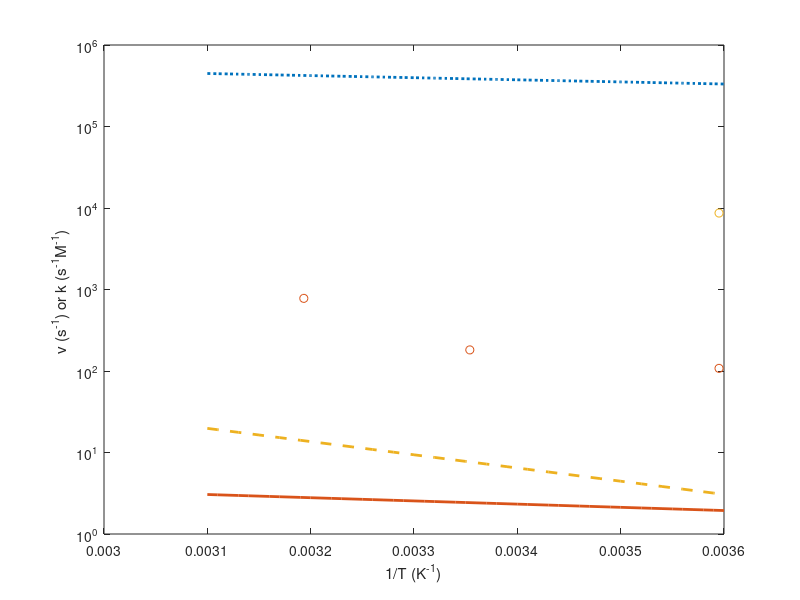

This chart was generated by the following MATLAB code: (Note: this script raises an error after producing the figure.)
clear
%kA
kA_xdata = ...
 [1/278.15	1/298.15	1/313.15];
kA_ydata = ...
 [10^(5.525)	10^(5.5796)	10^(5.6286)];

%va
va_xdata = ...
 [1/278.15	1/298.15	1/313.15];
va_ydata = ...
[10^(0.308)	10^(0.3539)	10^(0.4611)];

%vm
vm_xdata = ...
[1/278.15	1/298.15	1/313.15];
vm_ydata = ...
 [10^(0.5953)	10^(0.8342)	10^(1.1532)];
figure 
hold on 
ka_x=[3.1e-3:0.00001:3.6e-3];
ka_y=2.824e6*exp(-594.6*ka_x);
scatter(kA_xdata,kA_ydata)
scatter(va_xdata,va_ydata)
scatter(vm_xdata,vm_ydata)

set(gca,'ColorOrderIndex',1)

plot(ka_x,ka_y,':','linewidth',2)

va_x=[3.1e-3:0.00001:3.6e-3];
va_y=50.55*exp(-905.5*va_x);
plot(va_x,va_y,'-','linewidth',2)

vm_x=[3.1e-3:0.00001:3.6e-3];
vm_y=2.085e6*exp(-3731*vm_x);
plot(vm_x,vm_y,'--','linewidth',2)

xlabel('1/T (K^{-1})')
ylabel('ν (s^{-1}) or k (s^{-1}M^{-1}) ')
set(gca,'yscale','log')
box on
ax = gca;
ax.LineWidth = 1.5;
set(findobj(gcf,'type','axes'),'FontName','Times New Roman','FontSize',14,'Fontweight','bold','LineWidth', 2)
xlim([3.1e-3,3.6e-3]);

legend('k_{A1}','ν_{A1}','ν_{M1}','location','best')

T5=278.15;
T25=298.15;
T40=313.15;
T_Norwegian=272.26;
T_Atlantic=276.01;
T_Indian=274.51;
T_Pacific=275.05;
T_A=3.07+273.15;
T_I=1.33+273.15;
T_P=1.54+273.15;
%Kcaco3
logKcaco3_T5=-171.9065-0.077993*T5+2839.3/T5+71.595*log10(T5);
logKcaco3_T25=-171.9065-0.077993*T25+2839.3/T25+71.595*log10(T25);
logKcaco3_T40=-171.9065-0.077993*T40+2839.3/T40+71.595*log10(T40);
logKcaco3_T_Norwegian=-171.9065-0.077993*T_Norwegian+2839.3/T_Norwegian+71.595*log10(T_Norwegian);
logKcaco3_T_Atlantic=-171.9065-0.077993*T_Atlantic+2839.3/T_Atlantic+71.595*log10(T_Atlantic);
logKcaco3_T_Indian=-171.9065-0.077993*T_Indian+2839.3/T_Indian+71.595*log10(T_Indian);
logKcaco3_T_Pacific=-171.9065-0.077993*T_Pacific+2839.3/T_Pacific+71.595*log10(T_Pacific);

logKcaco3_T_A=-171.9065-0.077993*T_A+2839.3/T_A+71.595*log10(T_A);
logKcaco3_T_I=-171.9065-0.077993*T_I+2839.3/T_I+71.595*log10(T_I);
logKcaco3_T_P=-171.9065-0.077993*T_P+2839.3/T_P+71.595*log10(T_P);



Kcaco3_T5=10^logKcaco3_T5;
Kcaco3_T25=10^logKcaco3_T25;
Kcaco3_T40=10^logKcaco3_T40;
Kcaco3_T_Norwegian=10^logKcaco3_T_Norwegian;
Kcaco3_T_Atlantic=10^logKcaco3_T_Atlantic;
Kcaco3_T_Indian=10^logKcaco3_T_Indian;
Kcaco3_T_Pacific=10^logKcaco3_T_Pacific;

Kcaco3_T_A=10^logKcaco3_T_A;
Kcaco3_T_I=10^logKcaco3_T_I;
Kcaco3_T_P=10^logKcaco3_T_P;


%Khco3
logKhco3_T5=-107.8871-0.03252894*T5+5151.79/T5+38.92561*log10(T5)-563713.9/T5/T5;
logKhco3_T25=-107.8871-0.03252894*T25+5151.79/T25+38.92561*log10(T25)-563713.9/T25/T25;
logKhco3_T40=-107.8871-0.03252894*T40+5151.79/T40+38.92561*log10(T40)-563713.9/T40/T40;
logKhco3_T_Norwegian=-107.8871-0.03252894*T_Norwegian+5151.79/T_Norwegian+38.92561*log10(T_Norwegian)-563713.9/T_Norwegian/T_Norwegian;
logKhco3_T_Atlantic=-107.8871-0.03252894*T_Atlantic+5151.79/T_Atlantic+38.92561*log10(T_Atlantic)-563713.9/T_Atlantic/T_Atlantic;
logKhco3_T_Indian=-107.8871-0.03252894*T_Indian+5151.79/T_Indian+38.92561*log10(T_Indian)-563713.9/T_Indian/T_Indian;
logKhco3_T_Pacific=-107.8871-0.03252894*T_Pacific+5151.79/T_Pacific+38.92561*log10(T_Pacific)-563713.9/T_Pacific/T_Pacific;

logKhco3_T_A=-107.8871-0.03252894*T_A+5151.79/T_A+38.92561*log10(T_A)-563713.9/T_A/T_A;
logKhco3_T_I=-107.8871-0.03252894*T_I+5151.79/T_I+38.92561*log10(T_I)-563713.9/T_I/T_I;
logKhco3_T_P=-107.8871-0.03252894*T_P+5151.79/T_P+38.92561*log10(T_P)-563713.9/T_P/T_P;


Khco3_T_Norwegian=10^(logKhco3_T_Norwegian);
Khco3_T_Atlantic=10^(logKhco3_T_Atlantic);
Khco3_T_Indian=10^(logKhco3_T_Indian);
Khco3_T_Pacific=10^(logKhco3_T_Pacific);

Khco3_T_A=10^(logKhco3_T_A);
Khco3_T_I=10^(logKhco3_T_I);
Khco3_T_P=10^(logKhco3_T_P);

ksr_a=log( 3.3113e-09)-log(2.5*10^(-8));
ksr_a=exp(ksr_a);

%Ksrco3
ksr_T5=ksr_a*exp(5000/8.315*(1/298.15-1/T5)); 
ksr_T25=ksr_a*exp(5000/8.315*(1/298.15-1/T25));
ksr_T40=ksr_a*exp(5000/8.315*(1/298.15-1/T40));
ksr_T_Norwegian=ksr_a*exp(5000/8.315*(1/298.15-1/T_Norwegian)); 
ksr_T_Atlantic=ksr_a*exp(5000/8.315*(1/298.15-1/T_Atlantic)); 
ksr_T_Indian=ksr_a*exp(5000/8.315*(1/298.15-1/T_Indian)); 
ksr_T_Pacific=ksr_a*exp(5000/8.315*(1/298.15-1/T_Pacific)); 

ksr_T_A=ksr_a*exp(5000/8.315*(1/298.15-1/T_A)); 
ksr_T_I=ksr_a*exp(5000/8.315*(1/298.15-1/T_I)); 
ksr_T_P=ksr_a*exp(5000/8.315*(1/298.15-1/T_P)); 


lnKsrco3_T5=log(Kcaco3_T5)-log(ksr_T5);
lnKsrco3_T25=log(Kcaco3_T25)-log(ksr_T25);
lnKsrco3_T40=log(Kcaco3_T40)-log(ksr_T40);
lnKsrco3_T_Norwegian=log(Kcaco3_T_Norwegian)-log(ksr_T_Norwegian);
lnKsrco3_T_Atlantic=log(Kcaco3_T_Atlantic)-log(ksr_T_Atlantic);
lnKsrco3_T_Indian=log(Kcaco3_T_Indian)-log(ksr_T_Indian);
lnKsrco3_T_Pacific=log(Kcaco3_T_Pacific)-log(ksr_T_Pacific);

lnKsrco3_T_A=log(Kcaco3_T_A)-log(ksr_T_A);
lnKsrco3_T_I=log(Kcaco3_T_A)-log(ksr_T_I);
lnKsrco3_T_P=log(Kcaco3_T_A)-log(ksr_T_P);




Ksrco3_T5=exp(lnKsrco3_T5);
Ksrco3_T25=exp(lnKsrco3_T25);
Ksrco3_T40=exp(lnKsrco3_T40);
Ksrco3_T_Norwegian=exp(lnKsrco3_T_Norwegian);
Ksrco3_T_Atlantic=exp(lnKsrco3_T_Atlantic);
Ksrco3_T_Indian=exp(lnKsrco3_T_Indian);
Ksrco3_T_Pacific=exp(lnKsrco3_T_Pacific);

Ksrco3_T_A=exp(lnKsrco3_T_A);
Ksrco3_T_I=exp(lnKsrco3_T_I);
Ksrco3_T_P=exp(lnKsrco3_T_P);


t_Norwegian=-0.89;
t_Atlantic=2.86;
t_Indian=1.36;
t_Pacific=1.9;
t_A=3.07;
t_I=1.33;
t_P=1.54;


Vca_t_Norwegian=-15.93-0.0196*t_Norwegian+0.668*0.001*t_Norwegian*t_Norwegian; 
Vca_t_Atlantic=-15.93-0.0196*t_Atlantic+0.668*0.001*t_Atlantic*t_Atlantic;
Vca_t_Indian=-15.93-0.0196*t_Indian+0.668*0.001*t_Indian*t_Indian;
Vca_t_Pacific=-15.93-0.0196*t_Pacific+0.668*0.001*t_Pacific*t_Pacific;
Vca_t_A=-15.93-0.0196*t_A+0.668*0.001*t_A*t_A;
Vca_t_I=-15.93-0.0196*t_I+0.668*0.001*t_I*t_I;
Vca_t_P=-15.93-0.0196*t_P+0.668*0.001*t_P*t_P;


             
Vco3_t_Norwegian=7.4+0.3725*t_Norwegian-5.653*0.001*t_Norwegian*t_Norwegian;
Vco3_t_Atlantic=7.4+0.3725*t_Atlantic-5.653*0.001*t_Atlantic*t_Atlantic;
Vco3_t_Indian=7.4+0.3725*t_Indian-5.653*0.001*t_Indian*t_Indian;
Vco3_t_Pacific=7.4+0.3725*t_Pacific-5.653*0.001*t_Pacific*t_Pacific;
Vco3_t_A=7.4+0.3725*t_A-5.653*0.001*t_A*t_A;
Vco3_t_I=7.4+0.3725*t_I-5.653*0.001*t_I*t_I;
Vco3_t_P=7.4+0.3725*t_P-5.653*0.001*t_P*t_P;



delta_V_Norwegian=Vca_t_Norwegian+Vco3_t_Norwegian-36.93;
delta_V_Atlantic=Vca_t_Atlantic+Vco3_t_Atlantic-36.93;
delta_V_Indian=Vca_t_Indian+Vco3_t_Indian-36.93;
delta_V_Pacific=Vca_t_Pacific+Vco3_t_Pacific-36.93;
delta_V_A=Vca_t_A+Vco3_t_A-36.93;
delta_V_I=Vca_t_I+Vco3_t_I-36.93;
delta_V_P=Vca_t_P+Vco3_t_P-36.93;


%K
Kca_t_Norwegian=-5.82-0.0428*t_Norwegian; 
Kca_t_Atlantic=-5.82-0.0428*t_Atlantic;
Kca_t_Indian=-5.82-0.0428*t_Indian;
Kca_t_Pacific=-5.82-0.0428*t_Pacific;
Kca_t_A=-5.82-0.0428*t_A;
Kca_t_I=-5.82-0.0428*t_I;
Kca_t_P=-5.82-0.0428*t_P;



Kco3_t_Norwegian=-7.88+0.1673*t_Norwegian;
Kco3_t_Atlantic=-7.88+0.1673*t_Atlantic;
Kco3_t_Indian=-7.88+0.1673*t_Indian;
Kco3_t_Pacific=-7.88+0.1673*t_Pacific;
Kco3_t_A=-7.88+0.1673*t_A;
Kco3_t_I=-7.88+0.1673*t_I;
Kco3_t_P=-7.88+0.1673*t_P;



delta_K_Norwegian=Kca_t_Norwegian+Kco3_t_Norwegian-0;
delta_K_Atlantic=Kca_t_Atlantic+Kco3_t_Atlantic-0;
delta_K_Indian=Kca_t_Indian+Kco3_t_Indian-0;
delta_K_Pacific=Kca_t_Pacific+Kco3_t_Pacific-0;
delta_K_A=Kca_t_A+Kco3_t_A-0;
delta_K_I=Kca_t_I+Kco3_t_I-0;
delta_K_P=Kca_t_P+Kco3_t_P-0;
%△V

Vhco3_t_Norwegian=24.72+0.1967*t_Norwegian-3.006*0.001*t_Norwegian*t_Norwegian; 
Vhco3_t_Atlantic=24.72+0.1967*t_Atlantic-3.006*0.001*t_Atlantic*t_Atlantic;
Vhco3_t_Indian=24.72+0.1967*t_Indian-3.006*0.001*t_Indian*t_Indian;
Vhco3_t_Pacific=24.72+0.1967*t_Pacific-3.006*0.001*t_Pacific*t_Pacific;
Vhco3_t_A=24.72+0.1967*t_A-3.006*0.001*t_A*t_A;
Vhco3_t_I=24.72+0.1967*t_I-3.006*0.001*t_I*t_I;
Vhco3_t_P=24.72+0.1967*t_P-3.006*0.001*t_P*t_P;


Vco3_t_Norwegian=7.4+0.3725*t_Norwegian-5.653*0.001*t_Norwegian*t_Norwegian;
Vco3_t_Atlantic=7.4+0.3725*t_Atlantic-5.653*0.001*t_Atlantic*t_Atlantic;
Vco3_t_Indian=7.4+0.3725*t_Indian-5.653*0.001*t_Indian*t_Indian;
Vco3_t_Pacific=7.4+0.3725*t_Pacific-5.653*0.001*t_Pacific*t_Pacific;
Vco3_t_A=7.4+0.3725*t_A-5.653*0.001*t_A*t_A;
Vco3_t_I=7.4+0.3725*t_I-5.653*0.001*t_I*t_I;
Vco3_t_P=7.4+0.3725*t_P-5.653*0.001*t_P*t_P;



delta_V2_Norwegian=Vco3_t_Norwegian-Vhco3_t_Norwegian;
delta_V2_Atlantic=Vco3_t_Atlantic-Vhco3_t_Atlantic;
delta_V2_Indian=Vco3_t_Indian-Vhco3_t_Indian;
delta_V2_Pacific=Vco3_t_Pacific-Vhco3_t_Pacific;
delta_V2_A=Vco3_t_A-Vhco3_t_A;
delta_V2_I=Vco3_t_I-Vhco3_t_I;
delta_V2_P=Vco3_t_P-Vhco3_t_P;


Khco3_t_Norwegian=-3.01+0.1673*t_Norwegian; 
Khco3_t_Atlantic=-3.01+0.1673*t_Atlantic;
Khco3_t_Indian=-3.01+0.1673*t_Indian;
Khco3_t_Pacific=-3.01+0.1673*t_Pacific;
Khco3_t_A=-3.01+0.1673*t_A;
Khco3_t_I=-3.01+0.1673*t_I;
Khco3_t_P=-3.01+0.1673*t_P;



Kco3_t_Norwegian=-7.88+0.1673*t_Norwegian;
Kco3_t_Atlantic=-7.88+0.1673*t_Atlantic;
Kco3_t_Indian=-7.88+0.1673*t_Indian;
Kco3_t_Pacific=-7.88+0.1673*t_Pacific;
Kco3_t_A=-7.88+0.1673*t_A;
Kco3_t_I=-7.88+0.1673*t_I;
Kco3_t_P=-7.88+0.1673*t_P;



delta_K2_Norwegian=Kco3_t_Norwegian-Khco3_t_Norwegian;
delta_K2_Atlantic=Kco3_t_Atlantic-Khco3_t_Atlantic;
delta_K2_Indian=Kco3_t_Indian-Khco3_t_Indian;
delta_K2_Pacific=Kco3_t_Pacific-Khco3_t_Pacific;
delta_K2_A=Kco3_t_A-Khco3_t_A;
delta_K2_I=Kco3_t_I-Khco3_t_I;
delta_K2_P=Kco3_t_P-Khco3_t_P;


%%
Va1_AA=50.55*exp(-905.5/T_A);
Vm1_AA=2.085e6*exp(-3731/T_A);
Ka1_AA=2.824e6*exp(-594.6/T_A);

Va1_II=50.55*exp(-905.5/T_I);
Vm1_II=2.085e6*exp(-3731/T_I);
Ka1_II=2.824e6*exp(-594.6/T_I);

Va1_PP=50.55*exp(-905.5/T_P);
Vm1_PP=2.085e6*exp(-3731/T_P);
Ka1_PP=2.824e6*exp(-594.6/T_P);

Va1_NN=50.55*exp(-905.5/T_Norwegian);
Vm1_NN=2.085e6*exp(-3731/T_Norwegian);
Ka1_NN=2.824e6*exp(-594.6/T_Norwegian);

T_cma=3.07+273.15;
Va1_cm_A=50.55*exp(-905.5/T_cma);
Vm1_cm_A=2.085e6*exp(-3731/T_cma);
Ka1_cm_A=2.824e6*exp(-594.6/T_cma);
%log
Va1_AA=log10(Va1_AA);
Vm1_AA=log10(Vm1_AA);
Ka1_AA=log10(Ka1_AA);

Va1_II=log10(Va1_II);
Vm1_II=log10(Vm1_II);
Ka1_II=log10(Ka1_II);

Va1_PP=log10(Va1_PP);
Vm1_PP=log10(Vm1_PP);
Ka1_PP=log10(Ka1_PP);

Va1_cm_A=log10(Va1_cm_A);
Vm1_cm_A=log10(Vm1_cm_A);
Ka1_cm_A=log10(Ka1_cm_A);

Va1_NN=log10(Va1_NN);
Vm1_NN=log10(Vm1_NN);
Ka1_NN=log10(Ka1_NN);
%%
deltaG_originT_P=log(Ksrco3_T_P)-log(Kcaco3_T_P);
deltaG_originT_I=log(Ksrco3_T_I)-log(Kcaco3_T_I);
deltaG_originT_A=log(Ksrco3_T_A)-log(Kcaco3_T_A);
deltaG_originT_N=log(Ksrco3_T_Norwegian)-log(Kcaco3_T_Norwegian);